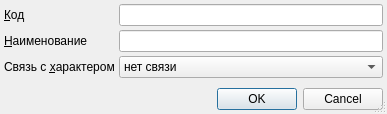
<?xml version="1.0" encoding="UTF-8"?>
<ui version="4.0">
 <class>ItemEditorDialog</class>
 <widget class="QDialog" name="ItemEditorDialog">
  <property name="geometry">
   <rect>
    <x>0</x>
    <y>0</y>
    <width>366</width>
    <height>114</height>
   </rect>
  </property>
  <property name="windowTitle">
   <string>ChangeMe!</string>
  </property>
  <property name="sizeGripEnabled">
   <bool>true</bool>
  </property>
  <layout class="QGridLayout">
   <property name="margin">
    <number>4</number>
   </property>
   <property name="spacing">
    <number>4</number>
   </property>
   <item row="0" column="1" colspan="2">
    <widget class="QLineEdit" name="edtCode"/>
   </item>
   <item row="4" column="0" colspan="3">
    <widget class="QDialogButtonBox" name="buttonBox">
     <property name="orientation">
      <enum>Qt::Horizontal</enum>
     </property>
     <property name="standardButtons">
      <set>QDialogButtonBox::Cancel|QDialogButtonBox::Ok</set>
     </property>
    </widget>
   </item>
   <item row="0" column="0">
    <widget class="QLabel" name="lblCode">
     <property name="text">
      <string>&amp;Код</string>
     </property>
     <property name="buddy">
      <cstring>edtCode</cstring>
     </property>
    </widget>
   </item>
   <item row="1" column="0">
    <widget class="QLabel" name="lblName">
     <property name="text">
      <string>&amp;Наименование</string>
     </property>
     <property name="buddy">
      <cstring>edtName</cstring>
     </property>
    </widget>
   </item>
   <item row="1" column="1" colspan="2">
    <widget class="QLineEdit" name="edtName"/>
   </item>
   <item row="3" column="0">
    <spacer>
     <property name="orientation">
      <enum>Qt::Vertical</enum>
     </property>
     <property name="sizeHint" stdset="0">
      <size>
       <width>20</width>
       <height>40</height>
      </size>
     </property>
    </spacer>
   </item>
   <item row="2" column="1" colspan="2">
    <widget class="QComboBox" name="cmbCharacterRelation">
     <item>
      <property name="text">
       <string>нет связи</string>
      </property>
     </item>
     <item>
      <property name="text">
       <string>только для острых</string>
      </property>
     </item>
     <item>
      <property name="text">
       <string>только для хронических</string>
      </property>
     </item>
     <item>
      <property name="text">
       <string>для острых и хронических (но не для Z-к)</string>
      </property>
     </item>
     <item>
      <property name="text">
       <string>только для Z-к</string>
      </property>
     </item>
    </widget>
   </item>
   <item row="2" column="0">
    <widget class="QLabel" name="lblCharacterRelation">
     <property name="text">
      <string>Связь с &amp;характером</string>
     </property>
     <property name="buddy">
      <cstring>cmbCharacterRelation</cstring>
     </property>
    </widget>
   </item>
  </layout>
 </widget>
 <tabstops>
  <tabstop>edtCode</tabstop>
  <tabstop>edtName</tabstop>
  <tabstop>cmbCharacterRelation</tabstop>
  <tabstop>buttonBox</tabstop>
 </tabstops>
 <resources/>
 <connections>
  <connection>
   <sender>buttonBox</sender>
   <signal>accepted()</signal>
   <receiver>ItemEditorDialog</receiver>
   <slot>accept()</slot>
   <hints>
    <hint type="sourcelabel">
     <x>163</x>
     <y>216</y>
    </hint>
    <hint type="destinationlabel">
     <x>117</x>
     <y>106</y>
    </hint>
   </hints>
  </connection>
  <connection>
   <sender>buttonBox</sender>
   <signal>rejected()</signal>
   <receiver>ItemEditorDialog</receiver>
   <slot>reject()</slot>
   <hints>
    <hint type="sourcelabel">
     <x>243</x>
     <y>216</y>
    </hint>
    <hint type="destinationlabel">
     <x>247</x>
     <y>107</y>
    </hint>
   </hints>
  </connection>
 </connections>
</ui>
